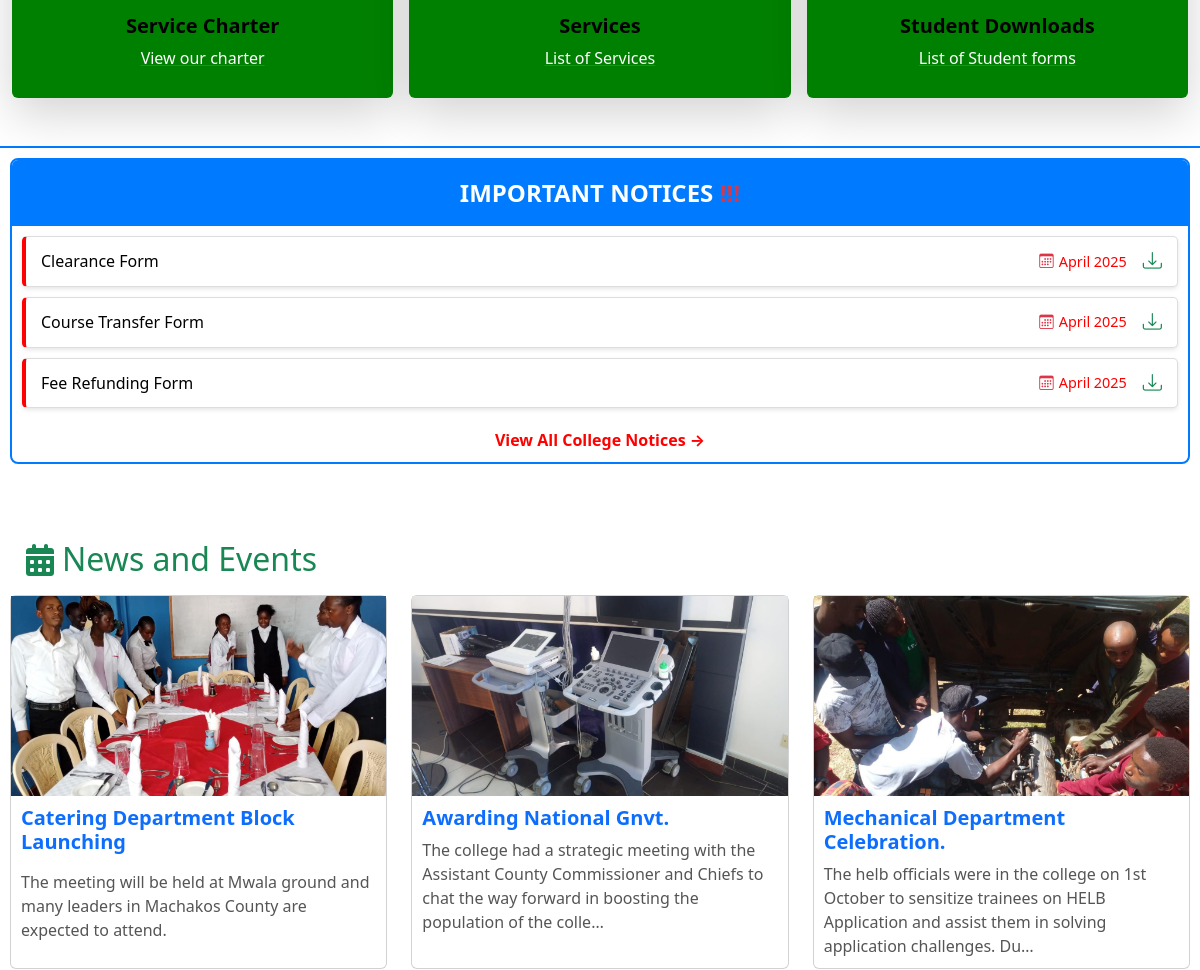
/ (middle part), run on an earlier commit of the app's database.
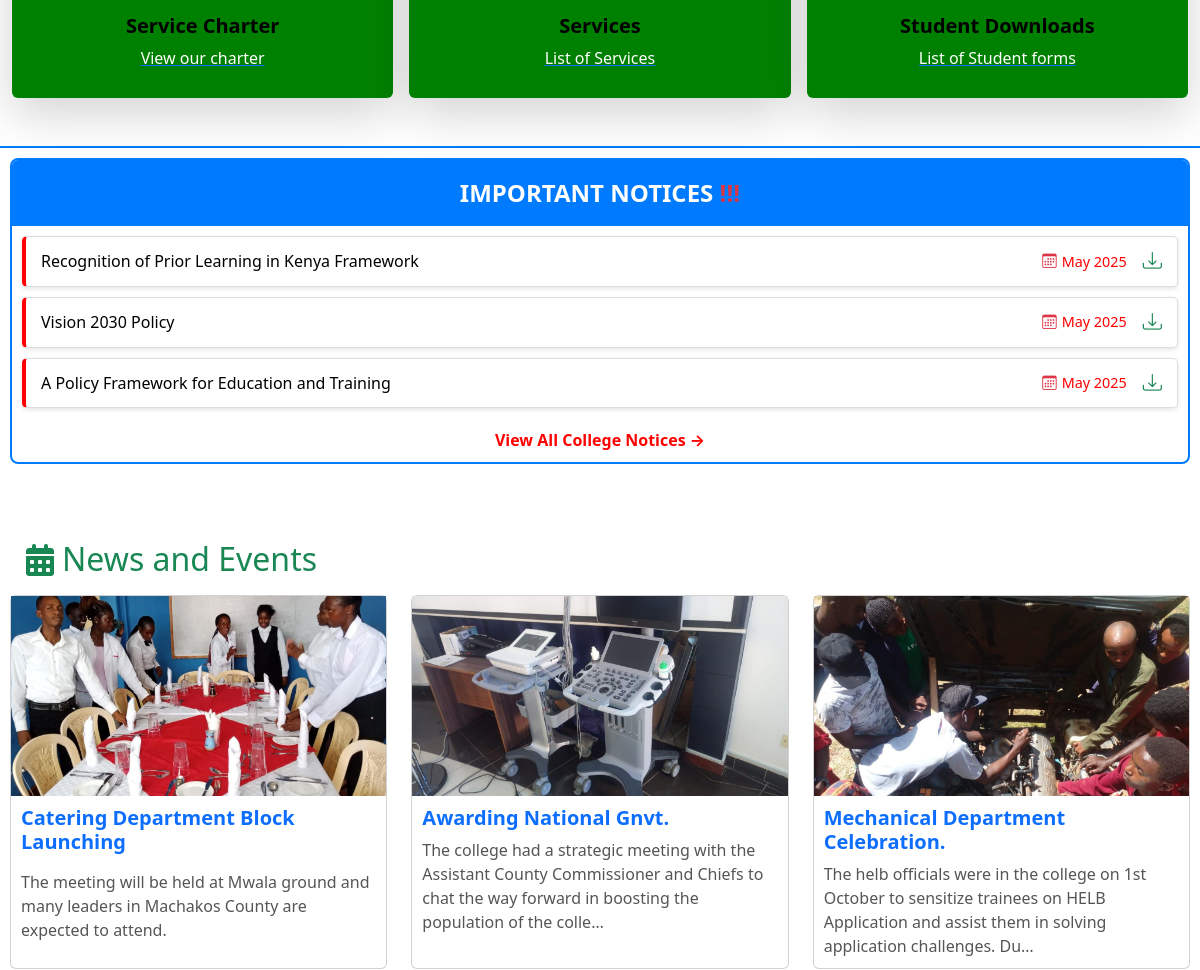
And on a later commit of the database.
### mwala_app/models.py (models this page shows, shortened)
class Notice(models.Model):
    title = models.CharField(max_length=200)  # Notice title
    date = models.DateField()  # Notice date
    uploadNotice = models.FileField(upload_to='notices/', blank=True, null=True)  # Optional file upload for notice

class News(models.Model):
    title = models.CharField(max_length=200)  # Title of the news
    description = RichTextUploadingField()  # Description of the news
    image = models.ImageField(upload_to='news/images/')  # Image file, stored in 'news/images/' directory
    video_attachment = models.FileField(upload_to='news/videos/', blank=True, null=True)  # Optional video attachment
    date = models.DateField()  # Date of the news

### mwala_app/views.py (the view)
# urls.py: path('',views.homePage, name="index"),
def homePage(request):
    notices = Notice.objects.order_by('-date')[:3]
    job_vacancies  = JobsVacancies.objects.order_by('-deadlineDate')[:4]
    departments = Department.objects.order_by('-title')[:5]
    principal_message = Administration.objects.filter(position__iexact="Office of Chief Principal").first()
    course_levels = Course.objects.values_list('course_level', flat=True).distinct().order_by('-course_level')[:3]
    courses_by_level = {
    level: Course.objects.filter(course_level__iexact=level).order_by('course_name')[:10]
    for level in course_levels
}
    context = {
        'notices': notices,
        'courses_by_level': courses_by_level,
        'departments': departments,
        'principal_message': principal_message,
        'job_vacancies': job_vacancies,
    }
    return render(request, 'index1.html', context )

### mwala_app/context_processors.py (called while the page is built)
def supporting_department(request):
    supporting_departments = SupportingDepartment.objects.all()
    return {'supporting_departments': supporting_departments}

def academic_departments(request):
    departments = Department.objects.all()
    return {
        'departments': departments
    }

def studentAffairs(request):
    all_student_affairs = StudentAffairs.objects.all()
    return {'all_student_affairs': all_student_affairs}

def breaking_news(request):
    recent_news = News.objects.order_by('-date')[:5]
    return {'breaking_news': recent_news}

def courses_search(request):
    query = request.GET.get('q', '')  # Get the search query from the URL
    courses = Course.objects.all()  # Get all courses
    if query:
        courses = courses.filter(
            Q(course_name__icontains=query) | Q(description__icontains=query)
        )
    return {
        'courses': courses,
        'query': query,
    }

def administration_context(request):
    administrators = Administration.objects.all()
    admin_count = administrators.count()
    return {
        'administrators': administrators,
        'admin_count': admin_count,
    }

### templates/index1.html (shortened to what the changed rows need)
{% extends 'base.html' %}
{% load static %}
{% block content %}
    <div class="container my-5 note">
        <div class="notices-section">
            <div class="notices-body">
                {% for notice in notices %}
                    <a href="{{ notice.uploadNotice.url }}" class="text-decoration-none">
                        <div class="notices-item d-flex align-items-center justify-content-between">
                            <div>
                                {% if notice.uploadNotice %}
                                    <span>{{ notice.title }}</span>
                                {% else %}
                                    <span class="text-danger">{{ notice.title }} (No file uploaded)</span>
                                {% endif %}
                            </div>
                            <div class="d-flex align-items-center">
                                <span class="notices-item-date me-3">
                                    <i class="bi bi-calendar3 text-danger"></i> {{ notice.date|date:"F Y" }}
                                </span>
                                {% if notice.uploadNotice %}
                                    <i class="bi bi-download text-success" style="font-size: 1.2rem;"></i>
                                {% endif %}
                            </div>
                        </div>
                    </a>
                {% empty %}
                    <p class="text-center p-3 text-danger">No notices available at the moment.</p>
                {% endfor %}
            </div>
        </div>
    </div>
    <div class="container my-2">
        <h2 class="text-start text-success py-2 px-3 rounded d-flex align-items-center">
            <i class="fas fa-calendar-alt me-2"></i> News and Events
        </h2>
        <div class="row g-4">
            {% for news_item in limited_news %}
            <div class="col-md-4 d-flex">
                <div class="card h-100 flex-fill">
                    <a href="{% url 'mwala_app:news_details' news_id=news_item.id %}" style="text-decoration: none;">
                        <img src="{{ news_item.image.url }}" class="card-img-top-news img-fluid" alt="{{ news_item.title }}">
                    </a>
                    <div class="card-body">
                        <a href="{% url 'mwala_app:news_details' news_id=news_item.id %}" style="text-decoration: none;">
                            <h5 class="card-title">{{ news_item.title }}</h5>
                        </a>
                        <p class="card-text">
                            {{ news_item.description|truncatechars:150|safe }}
                        </p>
                    </div>
                </div>
            </div>
            {% endfor %}
        </div>
{% endblock %}

What changed in the data, as far as the page shows it:
no longer on this page (row unchanged): Notice: title "Clearance Form", date "April 2025"
no longer on this page (row unchanged): Notice: title "Course Transfer Form", date "April 2025"
no longer on this page (row unchanged): Notice: title "Fee Refunding Form", date "April 2025"
added Notice: title "Recognition of Prior Learning in Kenya Framework", date "May 2025"
added Notice: title "Vision 2030 Policy", date "May 2025"
added Notice: title "A Policy Framework for Education and Training", date "May 2025"
